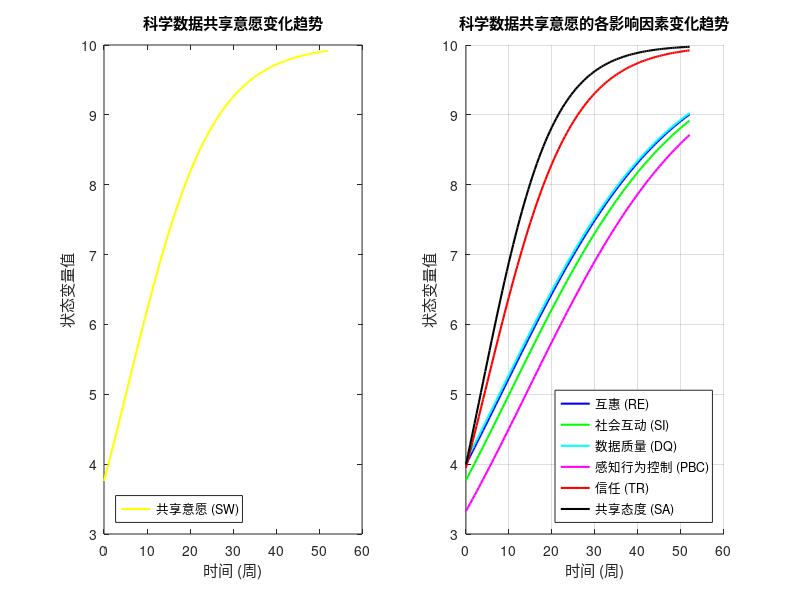

Write the MATLAB code that produced this figure.
%% MATLAB 代码：复现图3
% 仿真设置
t_start = 0;         % 起始时间（周）
t_end   = 52;        % 结束时间（周）
dt      = 0.5;       % 仿真步长（周）
time    = t_start:dt:t_end;  % 时间向量

% 最大标准（上限）
X_max = 10;

% 初始值（根据论文 Table 4 的状态变量初始值，单位为“分”，取近似值）
RE0 = 3.997;   % 互惠
SI0 = 3.770;   % 社会互动
DQ0 = 4.043;   % 数据质量
PBC0 = 3.327;  % 感知行为控制
TR0 = 3.947;   % 信任
SA0 = 3.995;   % 共享态度
SW0 = 3.757;   % 共享意愿

% 设定各变量的增长速率（根据论文描述，信任、共享态度、共享意愿增长较快）
r_RE  = 0.05;
r_SI  = 0.05;
r_DQ  = 0.05;
r_PBC = 0.05;
r_TR  = 0.1;
r_SA  = 0.12;
r_SW  = 0.1;
% r_TR  = 0.05;
% r_SA  = 0.05;
% r_SW  = 0.05;

% 初始化各变量随时间的存储向量
RE  = zeros(size(time));
SI  = zeros(size(time));
DQ  = zeros(size(time));
PBC = zeros(size(time));
TR  = zeros(size(time));
SA  = zeros(size(time));
SW  = zeros(size(time));

% 赋予初始值
RE(1)  = RE0;
SI(1)  = SI0;
DQ(1)  = DQ0;
PBC(1) = PBC0;
TR(1)  = TR0;
SA(1)  = SA0;
SW(1)  = SW0;

% 使用欧拉方法离散化求解逻辑斯谛增长微分方程
for i = 1:length(time)-1
    % 逻辑斯谛增长： dX/dt = r * X * (1 - X/X_max)
    RE(i+1)  = RE(i)  + r_RE  * RE(i)  * (1 - RE(i)/X_max)  * dt;
    SI(i+1)  = SI(i)  + r_SI  * SI(i)  * (1 - SI(i)/X_max)  * dt;
    DQ(i+1)  = DQ(i)  + r_DQ  * DQ(i)  * (1 - DQ(i)/X_max)  * dt;
    PBC(i+1) = PBC(i) + r_PBC * PBC(i) * (1 - PBC(i)/X_max) * dt;
    TR(i+1)  = TR(i)  + r_TR  * TR(i)  * (1 - TR(i)/X_max)  * dt;
    SA(i+1)  = SA(i)  + r_SA  * SA(i)  * (1 - SA(i)/X_max)  * dt;
    SW(i+1)  = SW(i)  + r_SW  * SW(i)  * (1 - SW(i)/X_max)  * dt;
end

% 绘制图3：各变量随时间的变化趋势
subplot(1, 2, 1)
plot(time, SW, 'y-', 'LineWidth',1.5);
xlabel('时间 (周)');
ylabel('状态变量值');
title('科学数据共享意愿变化趋势');
legend('共享意愿 (SW)', 'Location', 'southwest');

subplot(1, 2, 2)
hold on
plot(time, RE, 'b-', 'LineWidth',1.5);
plot(time, SI, 'g-', 'LineWidth',1.5);
plot(time, DQ, 'c-', 'LineWidth',1.5);
plot(time, PBC, 'm-', 'LineWidth',1.5);
plot(time, TR, 'r-', 'LineWidth',1.5);
plot(time, SA, 'k-', 'LineWidth',1.5);
xlabel('时间 (周)');
ylabel('状态变量值');
title('科学数据共享意愿的各影响因素变化趋势');
legend('互惠 (RE)', '社会互动 (SI)', '数据质量 (DQ)', '感知行为控制 (PBC)', ...
       '信任 (TR)', '共享态度 (SA)',  'Location', 'southeast');
grid on;
